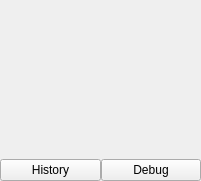
  <widget class="QWidget" name="pixelContextLayout" native="true">
   <property name="geometry">
    <rect>
     <x>40</x>
     <y>240</y>
     <width>201</width>
     <height>181</height>
    </rect>
   </property>
   <layout class="QHBoxLayout" name="horizontalLayout">
    <property name="spacing">
     <number>0</number>
    </property>
    <property name="leftMargin">
     <number>0</number>
    </property>
    <property name="topMargin">
     <number>0</number>
    </property>
    <property name="rightMargin">
     <number>0</number>
    </property>
    <property name="bottomMargin">
     <number>0</number>
    </property>
    <item>
     <layout class="QGridLayout" name="pixelcontextgrid">
      <item row="0" column="0" colspan="2">
       <widget class="CustomPaintWidget" name="pixelContext" native="true">
        <property name="sizePolicy">
         <sizepolicy hsizetype="Preferred" vsizetype="MinimumExpanding">
          <horstretch>0</horstretch>
          <verstretch>0</verstretch>
         </sizepolicy>
        </property>
       </widget>
      </item>
      <item row="1" column="0">
       <widget class="QPushButton" name="pixelHistory">
        <property name="text">
         <string>History</string>
        </property>
        <property name="icon">
         <iconset resource="../Resources/resources.qrc">
          <normaloff>:/pixel_history.png</normaloff>:/pixel_history.png</iconset>
        </property>
       </widget>
      </item>
      <item row="1" column="1">
       <widget class="QPushButton" name="debugPixelContext">
        <property name="text">
         <string>Debug</string>
        </property>
        <property name="icon">
         <iconset resource="../Resources/resources.qrc">
          <normaloff>:/wrench.png</normaloff>:/wrench.png</iconset>
        </property>
       </widget>
      </item>
     </layout>
    </item>
   </layout>
  </widget>
